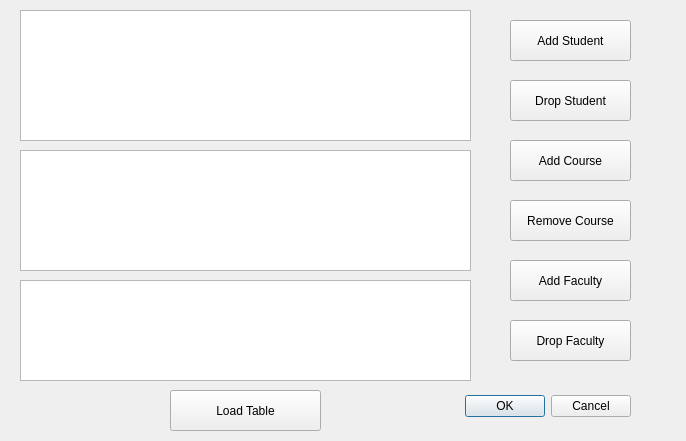
<?xml version="1.0" encoding="UTF-8"?>
<ui version="4.0">
 <class>AdminWindow</class>
 <widget class="QDialog" name="AdminWindow">
  <property name="geometry">
   <rect>
    <x>0</x>
    <y>0</y>
    <width>686</width>
    <height>441</height>
   </rect>
  </property>
  <property name="windowTitle">
   <string>Dialog</string>
  </property>
  <widget class="QDialogButtonBox" name="buttonBox">
   <property name="geometry">
    <rect>
     <x>290</x>
     <y>390</y>
     <width>341</width>
     <height>32</height>
    </rect>
   </property>
   <property name="orientation">
    <enum>Qt::Horizontal</enum>
   </property>
   <property name="standardButtons">
    <set>QDialogButtonBox::Cancel|QDialogButtonBox::Ok</set>
   </property>
  </widget>
  <widget class="QTableView" name="tableView">
   <property name="geometry">
    <rect>
     <x>20</x>
     <y>10</y>
     <width>451</width>
     <height>131</height>
    </rect>
   </property>
  </widget>
  <widget class="QPushButton" name="pushButton_loadAdminTable">
   <property name="geometry">
    <rect>
     <x>170</x>
     <y>390</y>
     <width>151</width>
     <height>41</height>
    </rect>
   </property>
   <property name="text">
    <string>Load Table</string>
   </property>
  </widget>
  <widget class="QPushButton" name="pushButton_AddStudent">
   <property name="geometry">
    <rect>
     <x>510</x>
     <y>20</y>
     <width>121</width>
     <height>41</height>
    </rect>
   </property>
   <property name="text">
    <string>Add Student</string>
   </property>
  </widget>
  <widget class="QPushButton" name="pushButton_DropStudent">
   <property name="geometry">
    <rect>
     <x>510</x>
     <y>80</y>
     <width>121</width>
     <height>41</height>
    </rect>
   </property>
   <property name="text">
    <string>Drop Student</string>
   </property>
  </widget>
  <widget class="QPushButton" name="pushButton_AddCourse">
   <property name="geometry">
    <rect>
     <x>510</x>
     <y>140</y>
     <width>121</width>
     <height>41</height>
    </rect>
   </property>
   <property name="text">
    <string>Add Course</string>
   </property>
  </widget>
  <widget class="QPushButton" name="pushButton_AddFaculty">
   <property name="geometry">
    <rect>
     <x>510</x>
     <y>260</y>
     <width>121</width>
     <height>41</height>
    </rect>
   </property>
   <property name="text">
    <string>Add Faculty</string>
   </property>
  </widget>
  <widget class="QPushButton" name="pushButton_DropFaculty">
   <property name="geometry">
    <rect>
     <x>510</x>
     <y>320</y>
     <width>121</width>
     <height>41</height>
    </rect>
   </property>
   <property name="text">
    <string>Drop Faculty</string>
   </property>
  </widget>
  <widget class="QTableView" name="tableView_2">
   <property name="geometry">
    <rect>
     <x>20</x>
     <y>150</y>
     <width>451</width>
     <height>121</height>
    </rect>
   </property>
  </widget>
  <widget class="QTableView" name="tableView_3">
   <property name="geometry">
    <rect>
     <x>20</x>
     <y>280</y>
     <width>451</width>
     <height>101</height>
    </rect>
   </property>
  </widget>
  <widget class="QPushButton" name="pushButton_DropCourse">
   <property name="geometry">
    <rect>
     <x>510</x>
     <y>200</y>
     <width>121</width>
     <height>41</height>
    </rect>
   </property>
   <property name="text">
    <string>Remove Course</string>
   </property>
  </widget>
 </widget>
 <resources/>
 <connections>
  <connection>
   <sender>buttonBox</sender>
   <signal>accepted()</signal>
   <receiver>AdminWindow</receiver>
   <slot>accept()</slot>
   <hints>
    <hint type="sourcelabel">
     <x>248</x>
     <y>254</y>
    </hint>
    <hint type="destinationlabel">
     <x>157</x>
     <y>274</y>
    </hint>
   </hints>
  </connection>
  <connection>
   <sender>buttonBox</sender>
   <signal>rejected()</signal>
   <receiver>AdminWindow</receiver>
   <slot>reject()</slot>
   <hints>
    <hint type="sourcelabel">
     <x>316</x>
     <y>260</y>
    </hint>
    <hint type="destinationlabel">
     <x>286</x>
     <y>274</y>
    </hint>
   </hints>
  </connection>
 </connections>
</ui>
